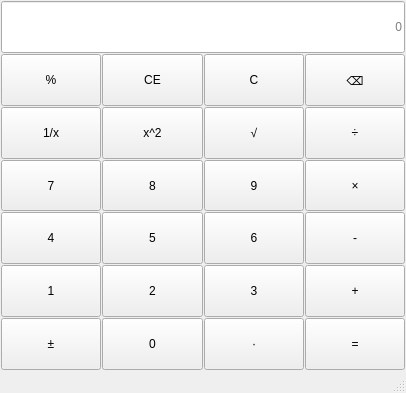
<?xml version="1.0" encoding="UTF-8"?>
<ui version="4.0">
 <class>MainWindow</class>
 <widget class="QMainWindow" name="MainWindow">
  <property name="geometry">
   <rect>
    <x>0</x>
    <y>0</y>
    <width>406</width>
    <height>393</height>
   </rect>
  </property>
  <property name="windowTitle">
   <string>MainWindow</string>
  </property>
  <property name="styleSheet">
   <string notr="true">font: 22pt &quot;Microsoft YaHei UI&quot;;
</string>
  </property>
  <widget class="QWidget" name="centralwidget">
   <layout class="QVBoxLayout" name="verticalLayout">
    <property name="spacing">
     <number>1</number>
    </property>
    <property name="leftMargin">
     <number>1</number>
    </property>
    <property name="topMargin">
     <number>1</number>
    </property>
    <property name="rightMargin">
     <number>1</number>
    </property>
    <property name="bottomMargin">
     <number>1</number>
    </property>
    <item>
     <layout class="QGridLayout" name="gridLayout_5">
      <item row="1" column="3">
       <widget class="QPushButton" name="btn_backspace">
        <property name="sizePolicy">
         <sizepolicy hsizetype="Minimum" vsizetype="Minimum">
          <horstretch>0</horstretch>
          <verstretch>0</verstretch>
         </sizepolicy>
        </property>
        <property name="text">
         <string>⌫</string>
        </property>
       </widget>
      </item>
      <item row="3" column="3">
       <widget class="QPushButton" name="btn_mul">
        <property name="sizePolicy">
         <sizepolicy hsizetype="Minimum" vsizetype="Minimum">
          <horstretch>0</horstretch>
          <verstretch>0</verstretch>
         </sizepolicy>
        </property>
        <property name="text">
         <string>×</string>
        </property>
       </widget>
      </item>
      <item row="6" column="0">
       <widget class="QPushButton" name="btn_sign">
        <property name="sizePolicy">
         <sizepolicy hsizetype="Minimum" vsizetype="Minimum">
          <horstretch>0</horstretch>
          <verstretch>0</verstretch>
         </sizepolicy>
        </property>
        <property name="text">
         <string>±</string>
        </property>
       </widget>
      </item>
      <item row="2" column="3">
       <widget class="QPushButton" name="btn_div">
        <property name="sizePolicy">
         <sizepolicy hsizetype="Minimum" vsizetype="Minimum">
          <horstretch>0</horstretch>
          <verstretch>0</verstretch>
         </sizepolicy>
        </property>
        <property name="text">
         <string>÷</string>
        </property>
       </widget>
      </item>
      <item row="6" column="2">
       <widget class="QPushButton" name="btn_dot">
        <property name="sizePolicy">
         <sizepolicy hsizetype="Minimum" vsizetype="Minimum">
          <horstretch>0</horstretch>
          <verstretch>0</verstretch>
         </sizepolicy>
        </property>
        <property name="text">
         <string>·</string>
        </property>
       </widget>
      </item>
      <item row="1" column="2">
       <widget class="QPushButton" name="btn_clear">
        <property name="sizePolicy">
         <sizepolicy hsizetype="Minimum" vsizetype="Minimum">
          <horstretch>0</horstretch>
          <verstretch>0</verstretch>
         </sizepolicy>
        </property>
        <property name="text">
         <string>C</string>
        </property>
       </widget>
      </item>
      <item row="5" column="1">
       <widget class="QPushButton" name="btn_2">
        <property name="sizePolicy">
         <sizepolicy hsizetype="Minimum" vsizetype="Minimum">
          <horstretch>0</horstretch>
          <verstretch>0</verstretch>
         </sizepolicy>
        </property>
        <property name="text">
         <string>2</string>
        </property>
       </widget>
      </item>
      <item row="4" column="1">
       <widget class="QPushButton" name="btn_5">
        <property name="sizePolicy">
         <sizepolicy hsizetype="Minimum" vsizetype="Minimum">
          <horstretch>0</horstretch>
          <verstretch>0</verstretch>
         </sizepolicy>
        </property>
        <property name="text">
         <string>5</string>
        </property>
       </widget>
      </item>
      <item row="2" column="1">
       <widget class="QPushButton" name="btn_square">
        <property name="sizePolicy">
         <sizepolicy hsizetype="Minimum" vsizetype="Minimum">
          <horstretch>0</horstretch>
          <verstretch>0</verstretch>
         </sizepolicy>
        </property>
        <property name="text">
         <string>x^2</string>
        </property>
       </widget>
      </item>
      <item row="2" column="0">
       <widget class="QPushButton" name="btn_reciprocal">
        <property name="sizePolicy">
         <sizepolicy hsizetype="Minimum" vsizetype="Minimum">
          <horstretch>0</horstretch>
          <verstretch>0</verstretch>
         </sizepolicy>
        </property>
        <property name="text">
         <string>1/x</string>
        </property>
       </widget>
      </item>
      <item row="4" column="0">
       <widget class="QPushButton" name="btn_4">
        <property name="sizePolicy">
         <sizepolicy hsizetype="Minimum" vsizetype="Minimum">
          <horstretch>0</horstretch>
          <verstretch>0</verstretch>
         </sizepolicy>
        </property>
        <property name="text">
         <string>4</string>
        </property>
       </widget>
      </item>
      <item row="6" column="1">
       <widget class="QPushButton" name="btn_0">
        <property name="sizePolicy">
         <sizepolicy hsizetype="Minimum" vsizetype="Minimum">
          <horstretch>0</horstretch>
          <verstretch>0</verstretch>
         </sizepolicy>
        </property>
        <property name="text">
         <string>0</string>
        </property>
       </widget>
      </item>
      <item row="5" column="3">
       <widget class="QPushButton" name="btn_add">
        <property name="sizePolicy">
         <sizepolicy hsizetype="Minimum" vsizetype="Minimum">
          <horstretch>0</horstretch>
          <verstretch>0</verstretch>
         </sizepolicy>
        </property>
        <property name="text">
         <string>+</string>
        </property>
       </widget>
      </item>
      <item row="5" column="0">
       <widget class="QPushButton" name="btn_1">
        <property name="sizePolicy">
         <sizepolicy hsizetype="Minimum" vsizetype="Minimum">
          <horstretch>0</horstretch>
          <verstretch>0</verstretch>
         </sizepolicy>
        </property>
        <property name="text">
         <string>1</string>
        </property>
       </widget>
      </item>
      <item row="4" column="3">
       <widget class="QPushButton" name="btn_sub">
        <property name="sizePolicy">
         <sizepolicy hsizetype="Minimum" vsizetype="Minimum">
          <horstretch>0</horstretch>
          <verstretch>0</verstretch>
         </sizepolicy>
        </property>
        <property name="text">
         <string>-</string>
        </property>
       </widget>
      </item>
      <item row="5" column="2">
       <widget class="QPushButton" name="btn_3">
        <property name="sizePolicy">
         <sizepolicy hsizetype="Minimum" vsizetype="Minimum">
          <horstretch>0</horstretch>
          <verstretch>0</verstretch>
         </sizepolicy>
        </property>
        <property name="text">
         <string>3</string>
        </property>
       </widget>
      </item>
      <item row="1" column="0">
       <widget class="QPushButton" name="btn_percent">
        <property name="sizePolicy">
         <sizepolicy hsizetype="Minimum" vsizetype="Minimum">
          <horstretch>0</horstretch>
          <verstretch>0</verstretch>
         </sizepolicy>
        </property>
        <property name="text">
         <string>%</string>
        </property>
       </widget>
      </item>
      <item row="1" column="1">
       <widget class="QPushButton" name="btn_ce">
        <property name="sizePolicy">
         <sizepolicy hsizetype="Minimum" vsizetype="Minimum">
          <horstretch>0</horstretch>
          <verstretch>0</verstretch>
         </sizepolicy>
        </property>
        <property name="text">
         <string>CE</string>
        </property>
       </widget>
      </item>
      <item row="3" column="1">
       <widget class="QPushButton" name="btn_8">
        <property name="sizePolicy">
         <sizepolicy hsizetype="Minimum" vsizetype="Minimum">
          <horstretch>0</horstretch>
          <verstretch>0</verstretch>
         </sizepolicy>
        </property>
        <property name="text">
         <string>8</string>
        </property>
       </widget>
      </item>
      <item row="3" column="0">
       <widget class="QPushButton" name="btn_7">
        <property name="sizePolicy">
         <sizepolicy hsizetype="Minimum" vsizetype="Minimum">
          <horstretch>0</horstretch>
          <verstretch>0</verstretch>
         </sizepolicy>
        </property>
        <property name="text">
         <string>7</string>
        </property>
       </widget>
      </item>
      <item row="6" column="3">
       <widget class="QPushButton" name="btn_eq">
        <property name="sizePolicy">
         <sizepolicy hsizetype="Minimum" vsizetype="Minimum">
          <horstretch>0</horstretch>
          <verstretch>0</verstretch>
         </sizepolicy>
        </property>
        <property name="text">
         <string>=</string>
        </property>
       </widget>
      </item>
      <item row="4" column="2">
       <widget class="QPushButton" name="btn_6">
        <property name="sizePolicy">
         <sizepolicy hsizetype="Minimum" vsizetype="Minimum">
          <horstretch>0</horstretch>
          <verstretch>0</verstretch>
         </sizepolicy>
        </property>
        <property name="text">
         <string>6</string>
        </property>
       </widget>
      </item>
      <item row="2" column="2">
       <widget class="QPushButton" name="btn_sqrt">
        <property name="sizePolicy">
         <sizepolicy hsizetype="Minimum" vsizetype="Minimum">
          <horstretch>0</horstretch>
          <verstretch>0</verstretch>
         </sizepolicy>
        </property>
        <property name="text">
         <string>√</string>
        </property>
       </widget>
      </item>
      <item row="3" column="2">
       <widget class="QPushButton" name="btn_9">
        <property name="sizePolicy">
         <sizepolicy hsizetype="Minimum" vsizetype="Minimum">
          <horstretch>0</horstretch>
          <verstretch>0</verstretch>
         </sizepolicy>
        </property>
        <property name="text">
         <string>9</string>
        </property>
       </widget>
      </item>
      <item row="0" column="0" colspan="4">
       <widget class="QLineEdit" name="display">
        <property name="sizePolicy">
         <sizepolicy hsizetype="Expanding" vsizetype="Preferred">
          <horstretch>0</horstretch>
          <verstretch>0</verstretch>
         </sizepolicy>
        </property>
        <property name="alignment">
         <set>Qt::AlignmentFlag::AlignRight|Qt::AlignmentFlag::AlignTrailing|Qt::AlignmentFlag::AlignVCenter</set>
        </property>
        <property name="placeholderText">
         <string>0</string>
        </property>
       </widget>
      </item>
     </layout>
    </item>
   </layout>
  </widget>
  <widget class="QMenuBar" name="menubar">
   <property name="geometry">
    <rect>
     <x>0</x>
     <y>0</y>
     <width>406</width>
     <height>43</height>
    </rect>
   </property>
  </widget>
  <widget class="QStatusBar" name="statusbar"/>
 </widget>
 <resources/>
 <connections/>
</ui>
